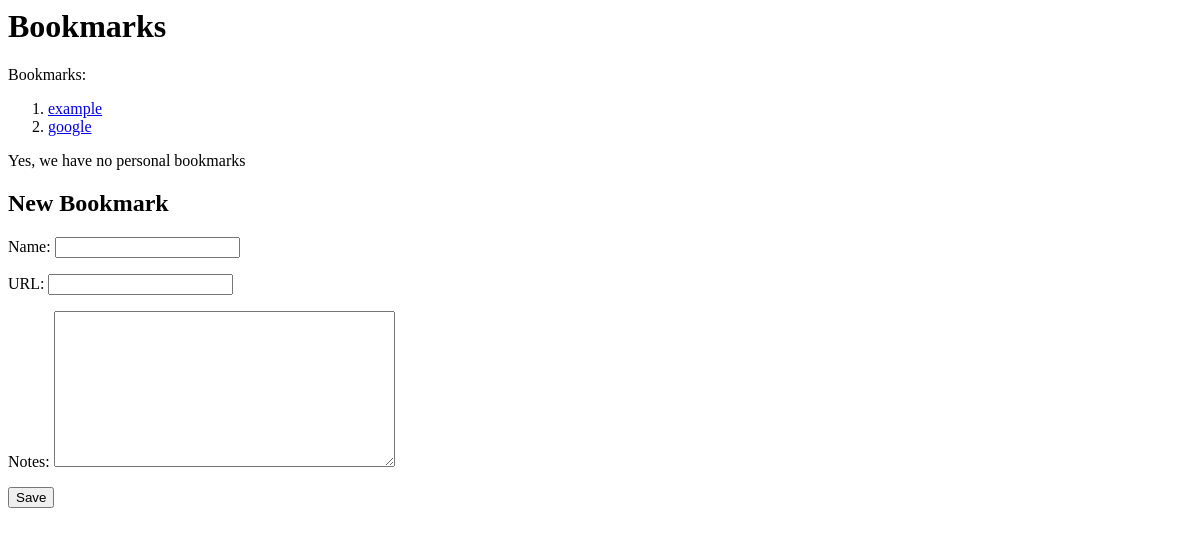
The app's page /bookmarks/, older data.
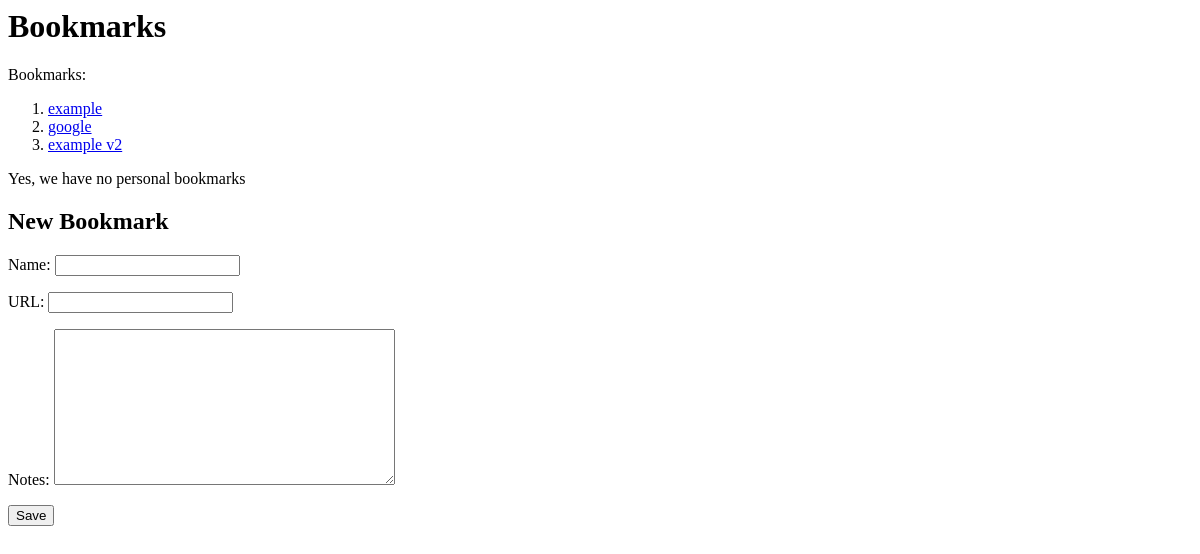
The same page, newer data.
### bookmarks/models.py (models this page shows)
class Bookmark(models.Model):
    id = models.UUIDField(primary_key=True, default=uuid4, editable=False)
    url = models.URLField('URL', unique=True)
    name = models.CharField(max_length=200)
    notes = models.TextField(blank=True)
    created_at = models.DateTimeField(auto_now_add=True)
    last_modified = models.DateTimeField(auto_now=True)

### bookmarks/views.py (the view)
# urls.py: path('', views.index, name='index')
def index(request):
    if request.method == 'POST':
        form = BookmarkForm(request.POST)
        if form.is_valid():
            form.save()
        else:
            pass
    context= {}
    pbid = PersonalBookmark.objects.values_list('id')
    context['bookmarks']= Bookmark.objects.exclude(id__in=pbid)
    if request.user.is_anonymous:
        context['personal_bookmarks'] = PersonalBookmark.objects.none()
    else:
        context['personal_bookmarks'] = PersonalBookmark.objects.filter(user=request.user)
    context['form'] = BookmarkForm
    return render(request, 'bookmarks/index.html', context)

### bookmarks/templates/bookmarks/index.html (shortened to what this page needs)
<h1>Bookmarks</h1>
{% if bookmarks %}
Bookmarks:
<ol>
    {% for bookmark in bookmarks %}
    <li><a href="{{ bookmark.url }}">{{ bookmark.name }}</a></li>
    {% endfor %}
</ol>
{% else %}
Yes, we have no bookmarks
{% endif %}
{% if personal_bookmarks %}
Personal Bookmarks:
<ol>
    {% for bookmark in personal_bookmarks %}
    <li><a href="{{ bookmark.url }}">{{ bookmark.name }}</a></li>
    {% endfor %}
</ol>
{% else %}
Yes, we have no personal bookmarks
{% endif %}
<h2>New Bookmark</h2>
<form method="POST" class="bookmark-form">
    {{ form.as_p }}
    <button type="submit" class="save btn btn-default">Save</button>
</form>

Row changes from the older to the newer data that the page shows:
added Bookmark: name "example v2"
